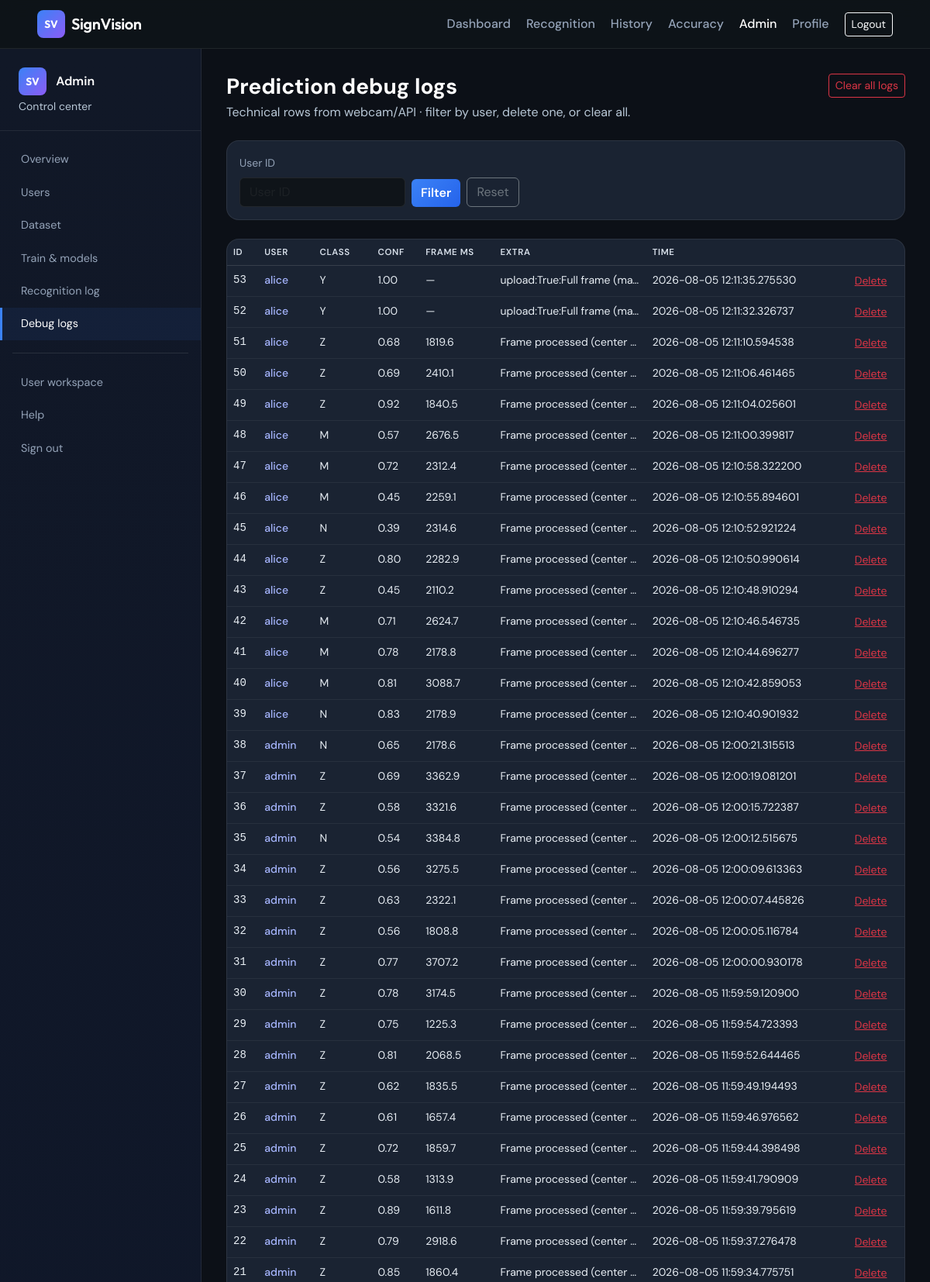
The page /admin/logs (signed in, upper part) on the database its author committed.
### app/models.py (models this page shows, shortened)
class PredictionLog(db.Model):
    __tablename__ = "prediction_logs"
    id = db.Column(db.Integer, primary_key=True)
    user_id = db.Column(db.Integer, db.ForeignKey("users.id"), nullable=True, index=True)
    predicted_class = db.Column(db.String(64))
    confidence = db.Column(db.Float)
    frame_time_ms = db.Column(db.Float)
    extra = db.Column(db.String(256))
    created_at = db.Column(db.DateTime, default=datetime.utcnow, index=True)

class User(UserMixin, db.Model):
    __tablename__ = "users"
    id = db.Column(db.Integer, primary_key=True)
    full_name = db.Column(db.String(120), nullable=False)
    email = db.Column(db.String(120), unique=True, nullable=False, index=True)
    username = db.Column(db.String(64), unique=True, nullable=False, index=True)
    password_hash = db.Column(db.String(256), nullable=False)
    is_admin = db.Column(db.Boolean, default=False)
    is_active = db.Column(db.Boolean, default=True)
    last_login = db.Column(db.DateTime)
    last_activity = db.Column(db.DateTime)
    created_at = db.Column(db.DateTime, default=datetime.utcnow)
    recognitions = db.relationship("RecognitionHistory", backref="user", lazy="dynamic")
    prediction_logs = db.relationship("PredictionLog", backref="user", lazy="dynamic")

### app/blueprints/admin.py (the view)
@bp.route("/logs", methods=["GET"])
def logs():
    form = AdminLogFilterForm(formdata=request.args)
    q = PredictionLog.query
    if request.args and form.validate():
        uid_raw = (form.user_id.data or "").strip()
        if uid_raw.isdigit():
            q = q.filter(PredictionLog.user_id == int(uid_raw))
    rows = q.order_by(desc(PredictionLog.created_at)).limit(500).all()
    return render_template("admin/logs.html", rows=rows, form=form)

### app/forms.py
class AdminLogFilterForm(FlaskForm):
    class Meta:
        csrf = False
    user_id = StringField("User ID", validators=[Optional()])
    submit = SubmitField("Filter")

### app/blueprints/admin.py (called while the page is built)
@bp.before_request
def _require_admin():
    from flask import abort
    if not current_user.is_authenticated:
        return redirect(url_for("auth.login", next=request.path))
    if not current_user.is_admin:
        abort(403)

### templates/admin/logs.html (shortened to what this page needs)
{% extends "admin/base_admin.html" %}
{% block admin_header %}
<div class="d-flex flex-wrap justify-content-between align-items-start gap-3 mb-4">
  <div>
    <h1 class="h3 fw-bold text-white mb-1">Prediction debug logs</h1>
    <p class="admin-text-subtle mb-0">Technical rows from webcam/API · filter by user, delete one, or clear all.</p>
  </div>
  <form method="post" action="{{ url_for('admin.logs_clear') }}" onsubmit="return confirm('Delete ALL prediction log rows? This cannot be undone.');">
    <button type="submit" class="btn btn-sm btn-outline-danger">Clear all logs</button>
  </form>
</div>
{% endblock %}
{% block admin_body %}
<form method="get" class="card card-app mb-4">
  <div class="card-body py-3">
    <div class="row g-2 align-items-end">
      <div class="col-auto">{{ form.user_id.label(class="form-label") }}{{ form.user_id(class="form-control", placeholder="User ID") }}</div>
      <div class="col-auto">{{ form.submit(class="btn btn-accent") }}</div>
      <div class="col-auto"><a href="{{ url_for('admin.logs') }}" class="btn btn-outline-secondary">Reset</a></div>
    </div>
  </div>
</form>
<div class="table-responsive card card-app p-0">
  <table class="table table-dark-custom mb-0 admin-table small">
    <thead>
      <tr>
        <th>ID</th>
        <th>User</th>
        <th>Class</th>
        <th>Conf</th>
        <th>Frame ms</th>
        <th>Extra</th>
        <th>Time</th>
        <th></th>
      </tr>
    </thead>
    <tbody>
      {% for r in rows %}
      <tr>
        <td class="font-monospace">{{ r.id }}</td>
        <td>{% if r.user %}<a class="admin-link" href="{{ url_for('admin.user_detail', uid=r.user_id) }}">{{ r.user.username }}</a>{% elif r.user_id %}<a class="admin-link" href="{{ url_for('admin.user_detail', uid=r.user_id) }}">#{{ r.user_id }}</a>{% else %}—{% endif %}</td>
        <td>{{ r.predicted_class or '—' }}</td>
        <td>{{ "%.2f"|format(r.confidence) if r.confidence is not none else '—' }}</td>
        <td>{{ "%.1f"|format(r.frame_time_ms) if r.frame_time_ms is not none else '—' }}</td>
        <td class="text-truncate" style="max-width:10rem;" title="{{ r.extra or '' }}">{{ r.extra or '—' }}</td>
        <td class="admin-text-subtle">{{ r.created_at }}</td>
        <td>
          <form method="post" action="{{ url_for('admin.log_delete', lid=r.id) }}" class="d-inline" onsubmit="return confirm('Delete this log row?');">
            <button type="submit" class="btn btn-sm btn-link text-danger p-0">Delete</button>
          </form>
        </td>
      </tr>
      {% else %}
      <tr><td colspan="8" class="admin-text-subtle p-4">No log rows.</td></tr>
      {% endfor %}
    </tbody>
  </table>
</div>
{% endblock %}

### static/css/app.css (style rules this page uses)
:root { --app-bg: #0f1419; --app-surface: #1a2332; --app-border: rgba(255, 255, 255, 0.08); --accent: #3b82f6; --accent-2: #8b5cf6; --text: #e8eef4; --muted: #94a3b8; }
.app-body { min-height: 100vh; display: flex; flex-direction: column; background: linear-gradient(180deg, #0b0f14 0%, #121a24 40%, #0f1419 100%); color: var(--text); font-family: "DM Sans", system-ui, sans-serif; }
.btn-accent { background: linear-gradient(135deg, var(--accent), #2563eb); border: none; color: #fff; font-weight: 600; }
.card-app { background: var(--app-surface); border: 1px solid var(--app-border); border-radius: 1rem; color: var(--text); }
.form-control, .form-select { background: #0f1419; border: 1px solid var(--app-border); color: var(--text); }
.form-label { color: var(--muted); font-size: 0.875rem; }
.table-dark-custom { --bs-table-bg: transparent; color: var(--text); }
.table-dark-custom thead { color: var(--muted); font-size: 0.8rem; text-transform: uppercase; letter-spacing: 0.04em; }
.admin-panel .admin-text-subtle { color: var(--admin-subtle) !important; }
.admin-panel .admin-table thead th { color: #d8e0ea !important; font-weight: 600; font-size: 0.72rem; letter-spacing: 0.05em; text-transform: uppercase; border-bottom-color: rgba(255, 255, 255, 0.12); }
.admin-panel .admin-table tbody td { color: var(--admin-readable) !important; border-color: rgba(255, 255, 255, 0.06); }
.admin-panel .admin-link { color: #a5b4fc !important; font-weight: 500; text-decoration: none; }

### rows shown on the page
PredictionLog: id "53", user.username "alice", predicted_class "Y", confidence "1.00", frame_time_ms "—", extra "upload:True:Full frame (ma…", created_at "2026-08-05 12:11:35.275530"
PredictionLog: id "52", user.username "alice", predicted_class "Y", confidence "1.00", frame_time_ms "—", extra "upload:True:Full frame (ma…", created_at "2026-08-05 12:11:32.326737"
PredictionLog: id "51", user.username "alice", predicted_class "Z", confidence "0.68", frame_time_ms "1819.6", extra "Frame processed (center…", created_at "2026-08-05 12:11:10.594538"
PredictionLog: id "50", user.username "alice", predicted_class "Z", confidence "0.69", frame_time_ms "2410.1", extra "Frame processed (center…", created_at "2026-08-05 12:11:06.461465"
PredictionLog: id "49", user.username "alice", predicted_class "Z", confidence "0.92", frame_time_ms "1840.5", extra "Frame processed (center…", created_at "2026-08-05 12:11:04.025601"
PredictionLog: id "48", user.username "alice", predicted_class "M", confidence "0.57", frame_time_ms "2676.5", extra "Frame processed (center…", created_at "2026-08-05 12:11:00.399817"
PredictionLog: id "47", user.username "alice", predicted_class "M", confidence "0.72", frame_time_ms "2312.4", extra "Frame processed (center…", created_at "2026-08-05 12:10:58.322200"
PredictionLog: id "46", user.username "alice", predicted_class "M", confidence "0.45", frame_time_ms "2259.1", extra "Frame processed (center…", created_at "2026-08-05 12:10:55.894601"
PredictionLog: id "45", user.username "alice", predicted_class "N", confidence "0.39", frame_time_ms "2314.6", extra "Frame processed (center…", created_at "2026-08-05 12:10:52.921224"
PredictionLog: id "44", user.username "alice", predicted_class "Z", confidence "0.80", frame_time_ms "2282.9", extra "Frame processed (center…", created_at "2026-08-05 12:10:50.990614"
PredictionLog: id "43", user.username "alice", predicted_class "Z", confidence "0.45", frame_time_ms "2110.2", extra "Frame processed (center…", created_at "2026-08-05 12:10:48.910294"
PredictionLog: id "42", user.username "alice", predicted_class "M", confidence "0.71", frame_time_ms "2624.7", extra "Frame processed (center…", created_at "2026-08-05 12:10:46.546735"
PredictionLog: id "41", user.username "alice", predicted_class "M", confidence "0.78", frame_time_ms "2178.8", extra "Frame processed (center…", created_at "2026-08-05 12:10:44.696277"
PredictionLog: id "40", user.username "alice", predicted_class "M", confidence "0.81", frame_time_ms "3088.7", extra "Frame processed (center…", created_at "2026-08-05 12:10:42.859053"
PredictionLog: id "39", user.username "alice", predicted_class "N", confidence "0.83", frame_time_ms "2178.9", extra "Frame processed (center…", created_at "2026-08-05 12:10:40.901932"
PredictionLog: id "38", user.username "admin", predicted_class "N", confidence "0.65", frame_time_ms "2178.6", extra "Frame processed (center…", created_at "2026-08-05 12:00:21.315513"
PredictionLog: id "37", user.username "admin", predicted_class "Z", confidence "0.69", frame_time_ms "3362.9", extra "Frame processed (center…", created_at "2026-08-05 12:00:19.081201"
PredictionLog: id "36", user.username "admin", predicted_class "Z", confidence "0.58", frame_time_ms "3321.6", extra "Frame processed (center…", created_at "2026-08-05 12:00:15.722387"
PredictionLog: id "35", user.username "admin", predicted_class "N", confidence "0.54", frame_time_ms "3384.8", extra "Frame processed (center…", created_at "2026-08-05 12:00:12.515675"
PredictionLog: id "34", user.username "admin", predicted_class "Z", confidence "0.56", frame_time_ms "3275.5", extra "Frame processed (center…", created_at "2026-08-05 12:00:09.613363"
PredictionLog: id "33", user.username "admin", predicted_class "Z", confidence "0.63", frame_time_ms "2322.1", extra "Frame processed (center…", created_at "2026-08-05 12:00:07.445826"
PredictionLog: id "32", user.username "admin", predicted_class "Z", confidence "0.56", frame_time_ms "1808.8", extra "Frame processed (center…", created_at "2026-08-05 12:00:05.116784"
PredictionLog: id "31", user.username "admin", predicted_class "Z", confidence "0.77", frame_time_ms "3707.2", extra "Frame processed (center…", created_at "2026-08-05 12:00:00.930178"
PredictionLog: id "30", user.username "admin", predicted_class "Z", confidence "0.78", frame_time_ms "3174.5", extra "Frame processed (center…", created_at "2026-08-05 11:59:59.120900"
PredictionLog: id "29", user.username "admin", predicted_class "Z", confidence "0.75", frame_time_ms "1225.3", extra "Frame processed (center…", created_at "2026-08-05 11:59:54.723393"
PredictionLog: id "28", user.username "admin", predicted_class "Z", confidence "0.81", frame_time_ms "2068.5", extra "Frame processed (center…", created_at "2026-08-05 11:59:52.644465"
PredictionLog: id "27", user.username "admin", predicted_class "Z", confidence "0.62", frame_time_ms "1835.5", extra "Frame processed (center…", created_at "2026-08-05 11:59:49.194493"
PredictionLog: id "26", user.username "admin", predicted_class "Z", confidence "0.61", frame_time_ms "1657.4", extra "Frame processed (center…", created_at "2026-08-05 11:59:46.976562"
PredictionLog: id "25", user.username "admin", predicted_class "Z", confidence "0.72", frame_time_ms "1859.7", extra "Frame processed (center…", created_at "2026-08-05 11:59:44.398498"
PredictionLog: id "24", user.username "admin", predicted_class "Z", confidence "0.58", frame_time_ms "1313.9", extra "Frame processed (center…", created_at "2026-08-05 11:59:41.790909"
PredictionLog: id "23", user.username "admin", predicted_class "Z", confidence "0.89", frame_time_ms "1611.8", extra "Frame processed (center…", created_at "2026-08-05 11:59:39.795619"
PredictionLog: id "22", user.username "admin", predicted_class "Z", confidence "0.79", frame_time_ms "2918.6", extra "Frame processed (center…", created_at "2026-08-05 11:59:37.276478"
PredictionLog: id "21", user.username "admin", predicted_class "Z", confidence "0.85", frame_time_ms "1860.4", extra "Frame processed (center…", created_at "2026-08-05 11:59:34.775751"
